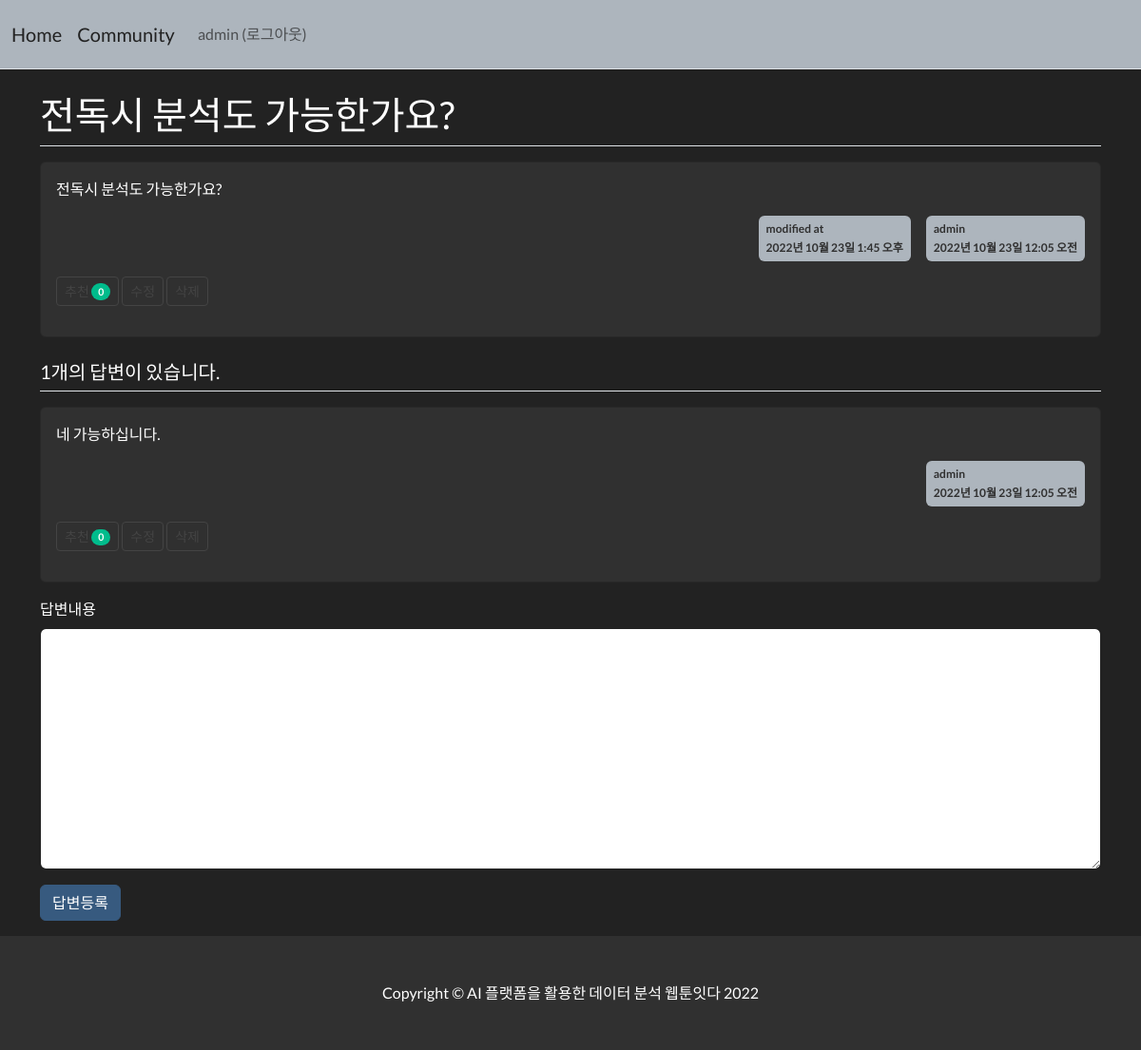
Screenshot of /pybo/1/ (signed in) with the database file from the repository.
### pybo/models.py (models this page shows, shortened)
class Question(models.Model):
    author = models.ForeignKey(User, on_delete=models.CASCADE, related_name='author_question')
    subject = models.CharField(max_length=200)
    content = models.TextField()
    create_date = models.DateTimeField()
    modify_date = models.DateTimeField(null=True, blank=True)
    voter = models.ManyToManyField(User, related_name='voter_question')

class Answer(models.Model):
    author = models.ForeignKey(User, on_delete=models.CASCADE, related_name='author_answer')
    question = models.ForeignKey(Question, on_delete=models.CASCADE)
    content = models.TextField()
    create_date = models.DateTimeField()
    modify_date = models.DateTimeField(null=True, blank=True)
    voter = models.ManyToManyField(User, related_name='voter_answer')

### pybo/views/base_views.py (the view)
# urls.py: path('<int:question_id>/', base_views.detail, name='detail'),
def detail(request, question_id):
    question = get_object_or_404(Question, pk=question_id)
    context = {'question': question}
    return render(request, 'pybo/question_detail.html', context)

### pybo/templatetags/pybo_filter.py (called while the page is built)
@register.filter()
def mark(value):
    extensions = ["nl2br", "fenced_code"]
    return mark_safe(markdown.markdown(value, extensions=extensions))

### templates/pybo/question_detail.html (shortened to what this page needs)
{% extends 'base.html' %}
{% load pybo_filter %}
{% block content %}
<div class="container my-3">
    <h2 class="border-bottom py-2">{{ question.subject }}</h2>
    <div class="card my-3">
        <div class="card-body">
            <div class="card-text">{{ question.content|mark }}</div>
            <div class="d-flex justify-content-end">
                {% if question.modify_date %}
                <div class="badge bg-light text-dark p-2 text-start mx-3">
                    <div class="mb-2">modified at</div>
                    <div>{{ question.modify_date }}</div>
                </div>
                {% endif %}
                <div class="badge bg-light text-dark p-2 text-start">
                    <div class="mb-2">{{ question.author.username }}</div>
                    <div>{{ question.create_date }}</div>
                </div>
            </div>
            <div class="my-3">
                <a href="javascript:void(0)" data-uri="{% url 'pybo:question_vote' question.id  %}"
                   class="recommend btn btn-sm btn-outline-secondary"> 추천
                    <span class="badge rounded-pill bg-success">{{question.voter.count}}</span>
                </a>
                {% if request.user == question.author %}
                <a href="{% url 'pybo:question_modify' question.id  %}"
                   class="btn btn-sm btn-outline-secondary">수정</a>
                <a href="javascript:void(0)" class="delete btn btn-sm btn-outline-secondary"
                   data-uri="{% url 'pybo:question_delete' question.id  %}">삭제</a>
                {% endif %}
            </div>
        </div>
    </div>
    <h5 class="border-bottom my-3 py-2">{{question.answer_set.count}}개의 답변이 있습니다.</h5>
    {% for answer in question.answer_set.all %}
    <div class="card my-3">
        <div class="card-body">
            <div class="card-text">{{ answer.content|mark }}</div>
            <div class="d-flex justify-content-end">
                <div class="badge bg-light text-dark p-2 text-start">
                    <div class="mb-2">{{ answer.author.username }}</div>
                    <div>{{ answer.create_date }}</div>
                </div>
            </div>
            <div class="my-3">
                <a href="javascript:void(0)" data-uri="{% url 'pybo:answer_vote' answer.id  %}"
                   class="recommend btn btn-sm btn-outline-secondary"> 추천
                    <span class="badge rounded-pill bg-success">{{answer.voter.count}}</span>
                </a>
                {% if request.user == answer.author %}
                <a href="{% url 'pybo:answer_modify' answer.id  %}"
                   class="btn btn-sm btn-outline-secondary">수정</a>
                <a href="javascript:void(0)" class="delete btn btn-sm btn-outline-secondary "
                   data-uri="{% url 'pybo:answer_delete' answer.id  %}">삭제</a>
                {% endif %}
            </div>
        </div>
    </div>
    {% endfor %}
    <form action="{% url 'pybo:answer_create' question.id %}" method="post" class="my-3">
        <div class="mb-3">
            <label for="content" class="form-label">답변내용</label>
            <textarea {% if not user.is_authenticated %}disabled{% endif %}
                      name="content" id="content" class="form-control" rows="10"></textarea>
        </div>
        <input type="submit" value="답변등록" class="btn btn-primary">
    </form>
</div>
{% endblock %}

### templates/navbar.html (shortened to what this page needs)
<nav class="navbar navbar-expand-lg navbar-light bg-light border-bottom">
    <div class="container-fluid">
        <a class="navbar-brand" href="{% url 'webtoonitda:index' %}">Home</a>
        <a class="navbar-brand" href="{% url 'pybo:index' %}">Community</a>
        <div class="collapse navbar-collapse" id="navbarSupportedContent">
            <ul class="navbar-nav me-auto mb-2 mb-lg-0">
                <li class="nav-item">
                    {% if user.is_authenticated %}
                    <a class="nav-link" href="{% url 'common:logout' %}">{{ user.username }} (로그아웃)</a>
                    {% else %}
                    <a class="nav-link" href="{% url 'common:login' %}">로그인</a>
                    {% endif %}
                </li>
            </ul>
        </div>
    </div>
</nav>

### rows the page displays
Question: subject "전독시 분석도 가능한가요?", content|mark "전독시 분석도 가능한가요?", modify_date "2022년 10월 23일 1:45 오후", author.username "admin", create_date "2022년 10월 23일 12:05 오전", voter.count "0", answer_set.count "1"
Answer: content|mark "네 가능하십니다.", author.username "admin", create_date "2022년 10월 23일 12:05 오전", voter.count "0", shows "수정"

### other values shown
{{ user.username }} "admin"
